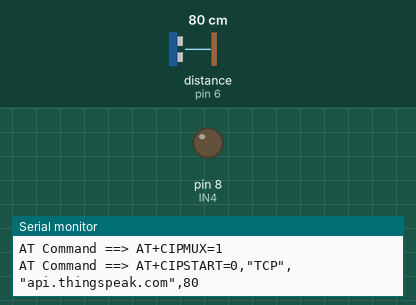
Simulated run of this sketch. Board: Arduino Uno, built with avr-gcc and run on an emulated ATmega328P. Parts: output pins drawn as LEDs (lit = HIGH), the last lines printed to the serial monitor. Wiring (inferred from the names in the program): ultrasonic range finder: trigger pin 5; echo pin 6. Inputs (shaded band) come from the test bench; at power-on: distance to the obstacle (sensor on pin 6) 80 cm. The echo pulse lasts 58.3 µs per cm; the modem accepts every AT command (registered, SIM ready, sends succeed) and sends nothing else; pins used as bus, display or sensor lines are not drawn.

Above: at 5.2 s.
5.3 s: distance to the obstacle (sensor on pin 6) set to 53 cm
11.2 s: distance to the obstacle (sensor on pin 6) set to 45 cm
At 16.2 s:
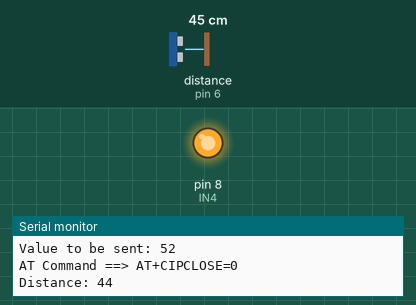
18.0 s: distance to the obstacle (sensor on pin 6) set to 34 cm
24.0 s: distance to the obstacle (sensor on pin 6) set to 27 cm
Timing chart, 0 to 30.8 s (numbered marks = the images above; inputs shaded):
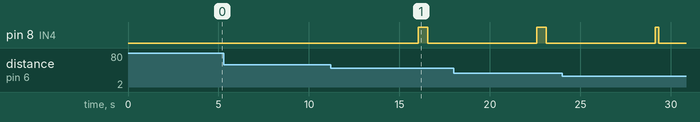

The sketch:

IoT_Walking_Stick.ino
```cpp
#include <SoftwareSerial.h>
SoftwareSerial espSerial(2, 3);   //Pin 2 and 3 act as RX and TX. Connect them to TX and RX of ESP8266
#define DEBUG true
String mySSID = "huwaei nova 3e";
String myPWD = "prabhaqwerty";
String myAPI = "________";  // fill with ThingSpeak write API key
String myHOST = "api.thingspeak.com";
String myPORT = "80";
String myFIELD = "field1";
int sendVal;
//-----------------------------------------//
#define IN4  8
const int trigPin = 5;
const int echoPin = 6;

long duration;
int distance = 0;

void setup()
{
  pinMode(trigPin, OUTPUT); // Sets the trigPin as an Output
  pinMode(echoPin, INPUT); // Sets the echoPin as an Input
  pinMode(IN4, OUTPUT);
  Serial.begin(9600); // Starts the serial communication
  //-----------------------------------------//
  Serial.begin(9600);
  espSerial.begin(115200);

  espData("AT+RST", 1000, DEBUG);                      //Reset the ESP8266 module
  espData("AT+CWMODE=1", 1000, DEBUG);                 //Set the ESP mode as station mode
  espData("AT+CWJAP=\""+ mySSID +"\",\""+ myPWD +"\"", 1000, DEBUG);   //Connect to WiFi network

  delay(1000);

}

  void loop()
  {

    //----------------------------------------//

     digitalWrite(trigPin,LOW);
     delayMicroseconds(2);
     digitalWrite(trigPin,HIGH);
     delayMicroseconds(10);  //transmit for 10us
     digitalWrite(trigPin,LOW);
     duration = pulseIn(echoPin,HIGH); //in micro seconds
     distance = (0.034 * duration)/2;  //speed of a sound wave is 340m/s
                                     //speed of sound in cm/us is 0.034cm/us

    Serial.print("Distance: ");
    Serial.println(distance); //distance in cm

    if ((distance <20)&&(distance > 0))
    {
        digitalWrite(IN4, HIGH);   // turn the Buzzer on (HIGH is the voltage level)
         delay(1000);
        digitalWrite(IN4, LOW);   // turn the buzzer on (HIGH is the voltage level)

    }
    else if ((distance > 21)&&(distance < 30))
    {
      digitalWrite(IN4, HIGH);   // buzzer pattern 1
      delay(100);
      digitalWrite(IN4, LOW);
      delay(5);// wait for a set time
       digitalWrite(IN4, HIGH);
      delay(100);
      digitalWrite(IN4, LOW);
      delay(5);// wait for a set time
    }
    else if ((distance > 31)&&(distance < 50))
    {
      digitalWrite(IN4, HIGH);   //buzzer pattern 2
      delay(100);
      digitalWrite(IN4, LOW);
      delay(5);
      digitalWrite(IN4, HIGH);
      delay(100);
      digitalWrite(IN4, LOW);
      delay(5);
      digitalWrite(IN4, HIGH);
      delay(100);
      digitalWrite(IN4, LOW);
      delay(5);
      digitalWrite(IN4, HIGH);
      delay(100);
      digitalWrite(IN4, LOW);
      delay(5);
      digitalWrite(IN4, HIGH);
      delay(100);
      digitalWrite(IN4, LOW);
      delay(5);
    }
    else if (distance > 50)
    {
      digitalWrite(IN4, LOW);
    }
    //delayMicroseconds(10);

    //----------------------------------------//

    sendVal = distance;
    String sendData = "GET /update?api_key="+ myAPI +"&"+ myFIELD +"="+String(sendVal);
    espData("AT+CIPMUX=1", 1000, DEBUG);       //Allow multiple TCP connections
    espData("AT+CIPSTART=0,\"TCP\",\""+ myHOST +"\","+ myPORT, 1000, DEBUG);
    espData("AT+CIPSEND=0," +String(sendData.length()+4),1000,DEBUG);
    espSerial.find(">");
    espSerial.println(sendData);
    Serial.print("Value to be sent: ");
    Serial.println(sendVal);
     delay(1000);
    espData("AT+CIPCLOSE=0",1000,DEBUG);
//    delay(5000);

  }

  String espData(String command, const int timeout, boolean debug)
{
  Serial.print("AT Command ==> ");
  Serial.print(command);
  Serial.println("     ");

  String response = "";
  espSerial.println(command);
  long int time = millis();
  while ( (time + timeout) > millis())
  {
    while (espSerial.available())
    {
      char c = espSerial.read();
      response += c;
    }
  }
  if (debug)
  {
    //Serial.print(response);
  }
  return response;
}
```

Measured:
- the behaviour switches between 51 and 50 cm on distance to the obstacle (sensor on pin 6) (found by bisection; images 0 and 1)
- after the input at 11.2 s, pin 8 (IN4): LOW → HIGH after 4.8 s, → LOW 0.52 s later
